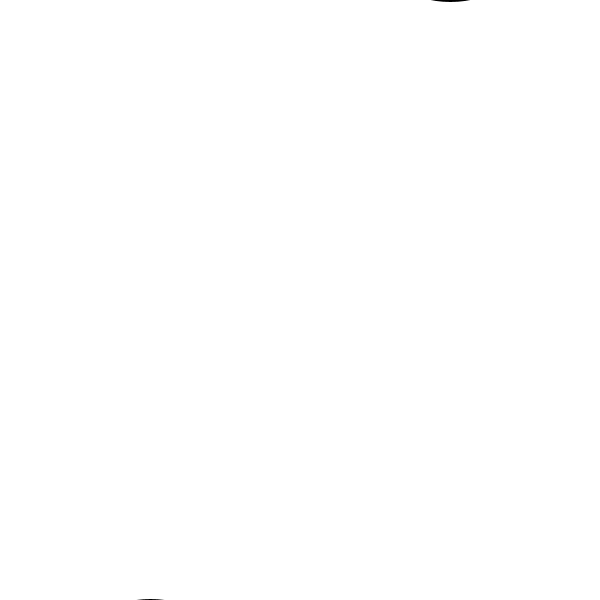
Frame 1 (no input)
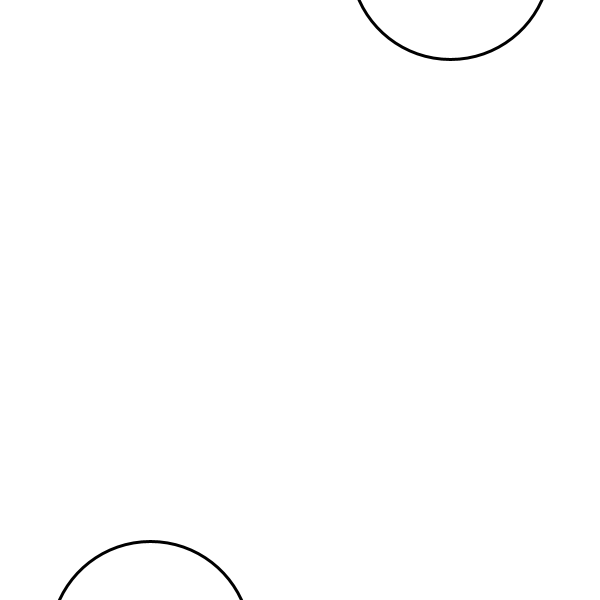
Frame 60 (the mouse pressed at the canvas centre just before this capture)
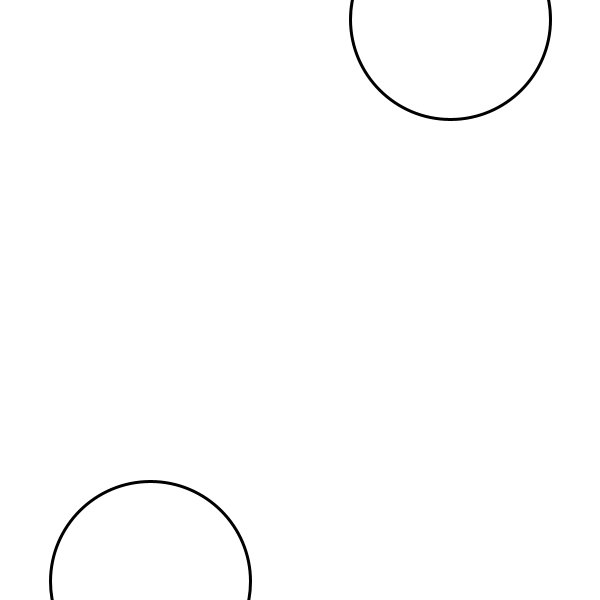
Frame 120 (the mouse held since frame 60 and released just before this capture)

The Processing sketch that drew these frames (run headless with seeded random() and noise(); from frame 60 on, the mouse is pressed at the canvas centre):

// Processing sketch: sketch_2_Ellipses
// ── sketch_2_Ellipses.pde
int y1, y2;

void setup(){
 size(600,600);
 y1 = 700;
 y2 = -100;
}

void draw(){
  background(255);
  strokeWeight(3);
  ellipse(150,y1,200,200);
  ellipse(450,y2,200,200);
  y1 = y1 - 1;
  y2 = y2 + 1;
  if (y1 < -100) y1 = 700;
  if (y2 > 700) y2 = -100;
}
